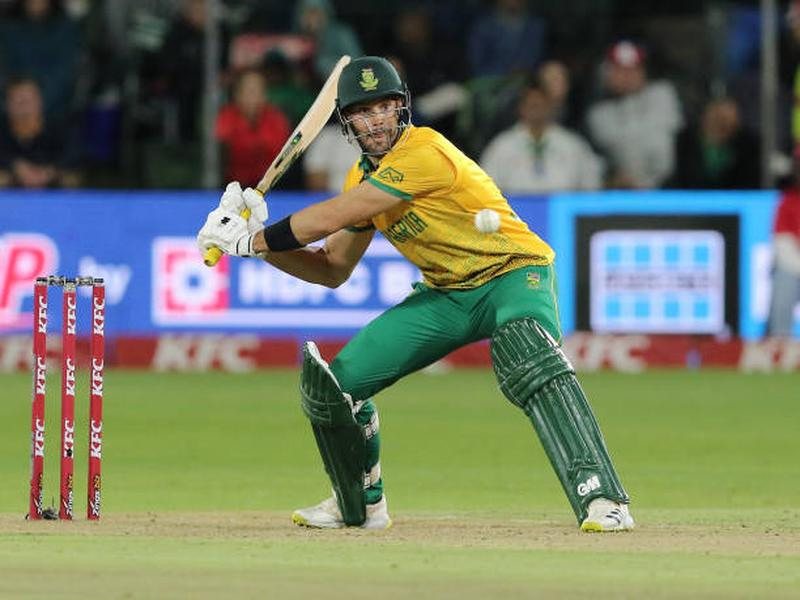
#> input picture notebooks/abhi/dataset/test_data_2/image_555.jpg, 800 x 600 px; its folder holds only this picture in this run
$ jupyter execute feature_extraction_test.ipynb
#> lines starting #> are read from the running program, lines starting #| are printed output that depends on the picture
[cell 1]
import numpy as np
import matplotlib.pyplot as plt
from sklearn.svm import SVC
from sklearn.metrics import accuracy_score, classification_report, confusion_matrix
from sklearn.model_selection import train_test_split
from skimage.feature import hog, local_binary_pattern
from skimage.io import imread
from skimage.transform import resize
from skimage.color import rgb2gray
from sklearn.svm import LinearSVC
from sklearn.model_selection import train_test_split
import matplotlib.pyplot as plt
from sklearn.preprocessing import LabelEncoder
import pandas as pd
from sklearn.ensemble import RandomForestClassifier
import os

[cell 2]
#Initialize Global Variables
data = []
# data_dir = '../dataset/train_data'
data_dir = '../dataset/test_data_2'
le = LabelEncoder()
svm = SVC(kernel='rbf', probability=True)
rfc = RandomForestClassifier(random_state=42)

[cell 3]
# Tile image to hog features extraction
def extract_hog_features(file):
#> called with file = 'image_555.jpg'
    file_path = os.path.join(data_dir, file)
    image = imread(file_path)
#> image is the input picture: shape (600, 800, 3); mean R, G, B 112.4, 121.1, 100
    gray_image = rgb2gray(image)
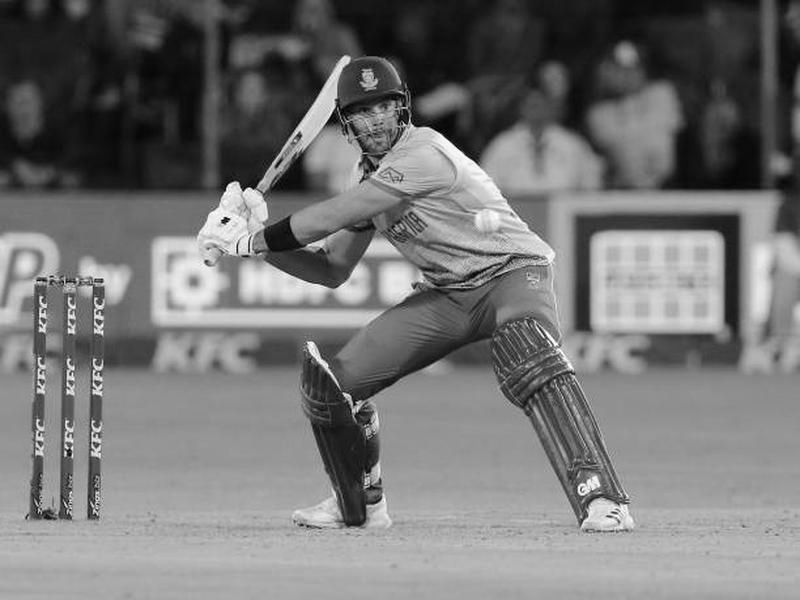
#> gray_image: shape (600, 800) float64; min 0.000565, max 1, mean 0.462
    resized_image = resize(gray_image, (800, 600), anti_aliasing=True)
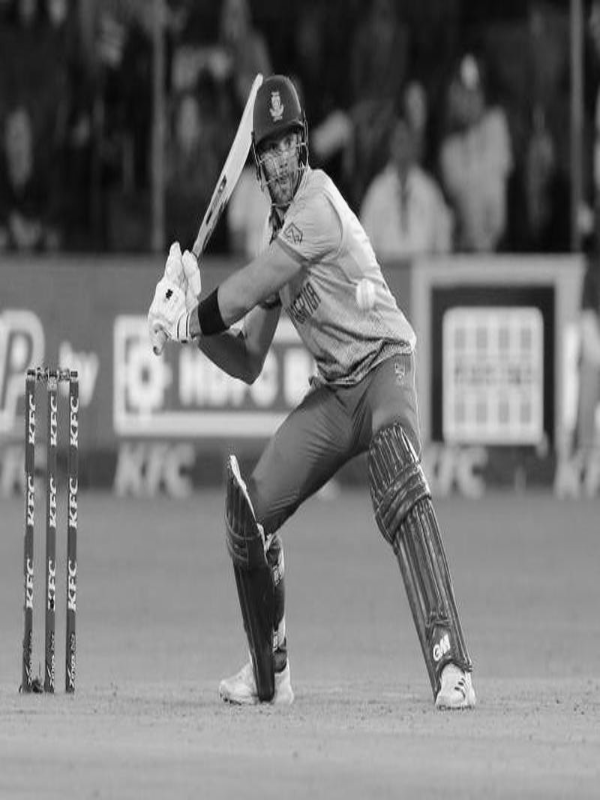
#> resized_image: shape (800, 600) float64; min 0.00526, max 0.99, mean 0.462

    # Get image dimensions
    height, width = resized_image.shape
#> height = 800; width = 600

    # Calculate tile size
    tile_height = height // 8
#> tile_height = 100
    tile_width = width // 8
#> tile_width = 75

    # Create figure for 8x8 subplot
    fig, axes = plt.subplots(8, 8, figsize=(12, 12))
    fig.suptitle(f'Tiles for {file}', fontsize=16)
    # Dictionary to store features for this image
    hog_features = {}
    # Split image into 8x8 tiles
    for i in range(8):
        for j in range(8):
            # Calculate tile boundaries
            y_start = i * tile_height
            y_end = (i + 1) * tile_height
            x_start = j * tile_width
            x_end = (j + 1) * tile_width

            # Extract tile
            tile = resized_image[y_start:y_end, x_start:x_end]

            # Display tile in subplot
            axes[i, j].imshow(tile, cmap='gray')
            axes[i, j].axis('off')
            axes[i, j].set_title(f'{i},{j}', fontsize=6)

            # Extract HOG features from tile
            features = hog(tile, orientations=9,
                        pixels_per_cell=(8, 8),
                        cells_per_block=(2, 2),
                        block_norm='L2-Hys')
            # Store in dictionary with key: (image_name, i, j)
            key = (file, i, j)
            hog_features[key] = features

            # Also append to global data list
            data.append({
                'type': 'hog',
                'image': file,
                'tile_i': i,
                'tile_j': j,
                'features': features
            })
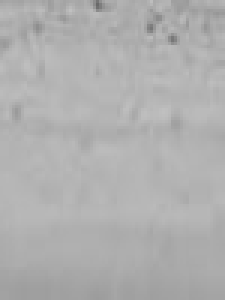
#> tile: shape (100, 75) float64 (shown 3 times larger); min 0.414, max 0.755, mean 0.69
#> after the loop, data = 64 items; hog_features = 64 items
    plt.tight_layout()
    plt.show()
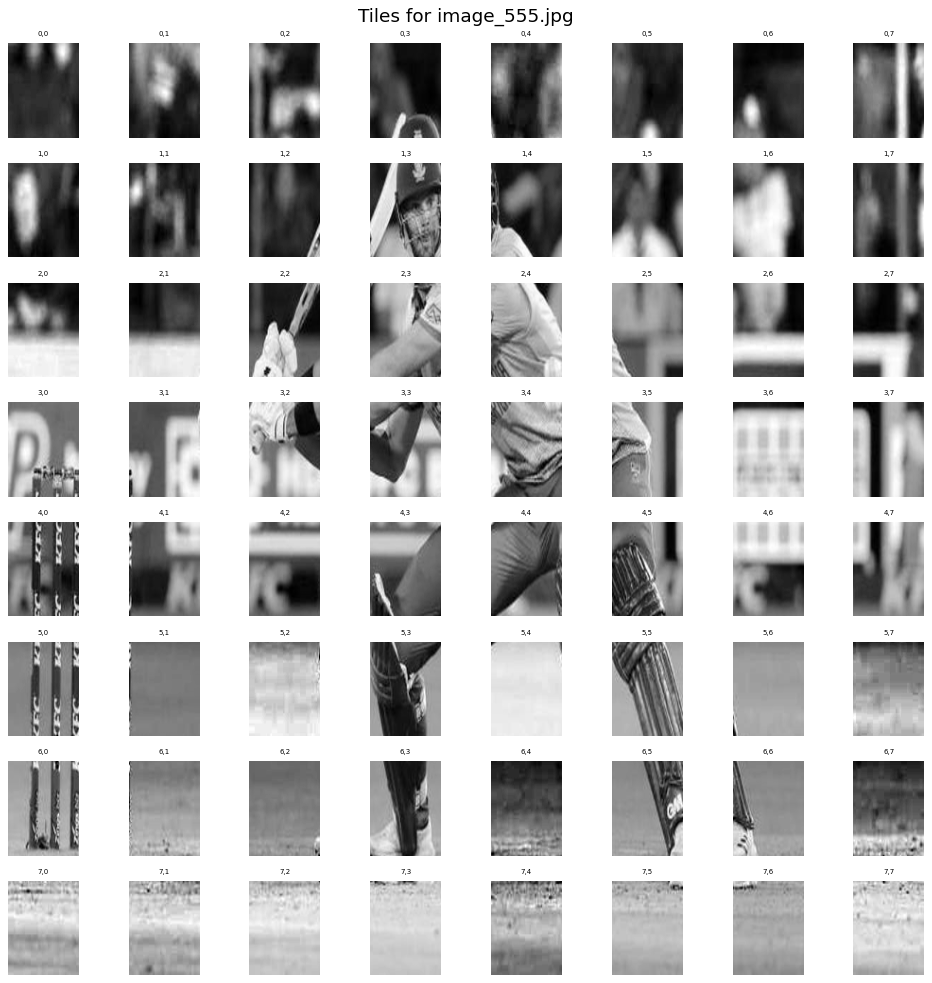
#> figure drawn by matplotlib, 64 panels
    return hog_features

[cell 4]
def extract_lbp_features(file):
    file_path = os.path.join(data_dir, file)
    image = imread(file_path)
    gray_image = rgb2gray(image)
    resized_image = resize(gray_image, (800, 600), anti_aliasing=True)
    # Get image dimensions
    height, width = resized_image.shape
    # Calculate tile size
    tile_height = height // 8
    tile_width = width // 8
    # Dictionary to store features for this image
    lbp_features = {}
    # Split image into 8x8 tiles
    for i in range(8):
        for j in range(8):
            # Calculate tile boundaries
            y_start = i * tile_height
            y_end = (i + 1) * tile_height
            x_start = j * tile_width
            x_end = (j + 1) * tile_width

            # Extract tile
            tile = resized_image[y_start:y_end, x_start:x_end]
            # Extract LBP features from tile
            radius = 3
            n_points = 8 * radius
            lbp = local_binary_pattern(tile, n_points, radius, method='uniform')
            (hist, _) = np.histogram(lbp.ravel(),
                                     bins=np.arange(0, n_points + 3),
                                     range=(0, n_points + 2))
            hist = hist.astype("float")
            hist /= (hist.sum() + 1e-7)

            # Store in dictionary with key: (image_name, i, j)
            key = (file, i, j)
            lbp_features[key] = hist

            # Also append to global data list
            data.append({
                'type': 'lbp',
                'image': file,
                'tile_i': i,
                'tile_j': j,
                'features': hist
            })
    # plt.tight_layout()
    # plt.show()
    return lbp_features

[cell 5]
def write_features_to_file(filename='features_data_testing_555.csv'):
    # Group data by (image, tile_i, tile_j)
    grouped_data = {}

    for item in data:
        key = (item['image'], item['tile_i'], item['tile_j'])
        if key not in grouped_data:
            grouped_data[key] = {
                'image': item['image'],
                'tile_i': item['tile_i'],
                'tile_j': item['tile_j'],
                'hog': None,
                'lbp': None
            }

        # Store features by type
        grouped_data[key][item['type']] = item['features']

    # Create records with combined features
    records = []
    for key, tile_data in grouped_data.items():
        record = {
            'image': tile_data['image'],
            'tile_i': tile_data['tile_i'],
            'tile_j': tile_data['tile_j']
        }

        # Add HOG features
        if tile_data['hog'] is not None:
            for idx, val in enumerate(tile_data['hog']):
                record[f'x_hog_{idx}'] = val

        # Add LBP features
        if tile_data['lbp'] is not None:
            for idx, val in enumerate(tile_data['lbp']):
                record[f'x_lbp_{idx}'] = val

        records.append(record)

    # Create DataFrame
    df = pd.DataFrame(records)

    # Save to CSV
    df.to_csv(filename, index=False)

    print(f'Saved {len(df)} records to {filename}')
    print(f'Shape: {df.shape}')
    print(f'Columns: {df.columns[:10].tolist()}...')  # Show first 10 columns

[cell 6]
#Run the extraction
for file in os.listdir(data_dir):
    # Skip if it's a directory or not an image file
    if os.path.isdir(os.path.join(data_dir, file)) or not file.lower().endswith(('.jpg', '.jpeg', '.png', '.bmp', '.tiff')):
        continue
    hog_features = extract_hog_features(file)
#> hog_features = 64 items
    print(f'Extracted HOG features for {file}, total tiles: {len(hog_features)} and size of each tile feature vector: {len(next(iter(hog_features.values())))}')
#| Extracted HOG features for image_555.jpg, total tiles: 64 and size of each tile feature vector: 3168
    lbp_features = extract_lbp_features(file)
#> after the loop in extract_lbp_features, `for i in range(8):`: data = 128 items; lbp_features = 64 items
#> lbp_features = 64 items
    print(f'Extracted LBP features for {file}, total tiles: {len(lbp_features)} and size of each tile feature vector: {len(next(iter(lbp_features.values())))}')
#| Extracted LBP features for image_555.jpg, total tiles: 64 and size of each tile feature vector: 26
    #color_histogram_features = extract_color_histogram_features(file)
    #print(f'Extracted Color Histogram features for {file}, total tiles: {len(color_histogram_features)} and size of each tile feature vector: {len(next(iter(color_histogram_features.values())))}')
    write_features_to_file()
#> the loop in write_features_to_file, `for item in data:` made 128 passes
#> key on passes 1 to 12: ('image_555.jpg', 0, 0), ('image_555.jpg', 0, 1), ('image_555.jpg', 0, 2), ('image_555.jpg', 0, 3), ('image_555.jpg', 0, 4), ('image_555.jpg', 0, 5), ('image_555.jpg', 0, 6), ('image_555.jpg', 0, 7), ('image_555.jpg', 1, 0), ('image_555.jpg', 1, 1), ('image_555.jpg', 1, 2), ('image_555.jpg', 1, 3)
#> the loop in write_features_to_file, `for key, tile_data in grouped_data.items():` made 64 passes
#> in write_features_to_file, `df = pd.DataFrame(records)`: df = table of 64 rows and 3197 columns
#| Saved 64 records to features_data_testing_555.csv
#| Shape: (64, 3197)
#> (printed output is left out)
